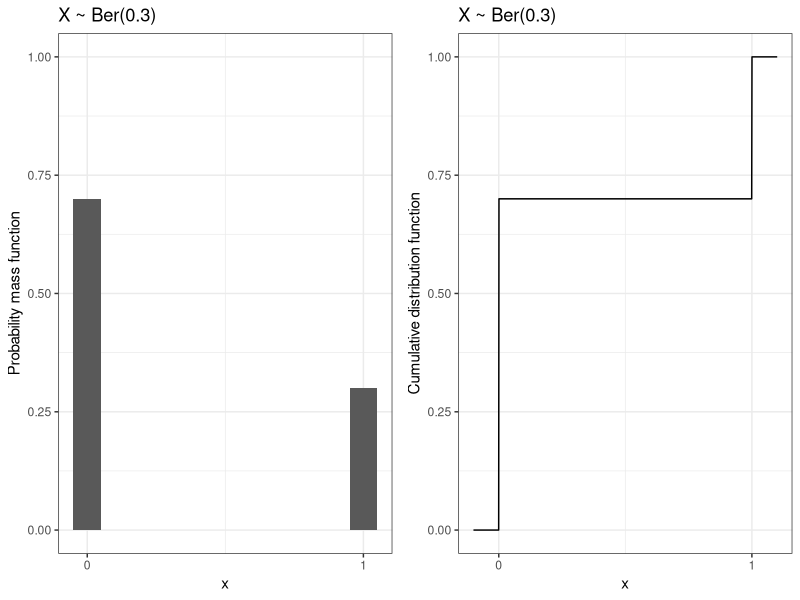
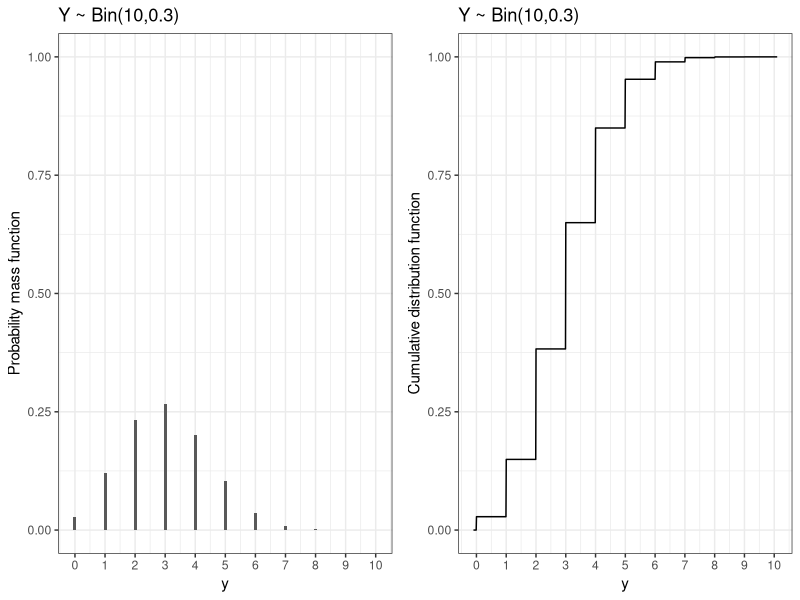
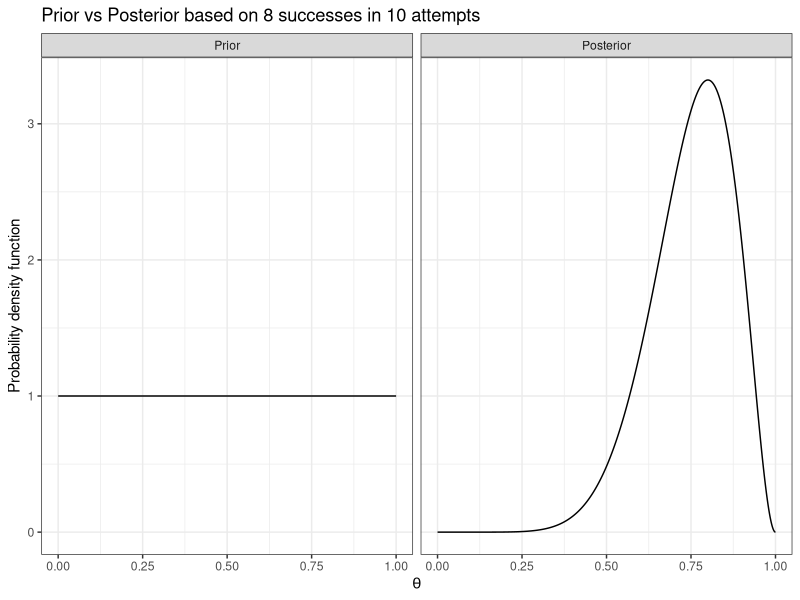
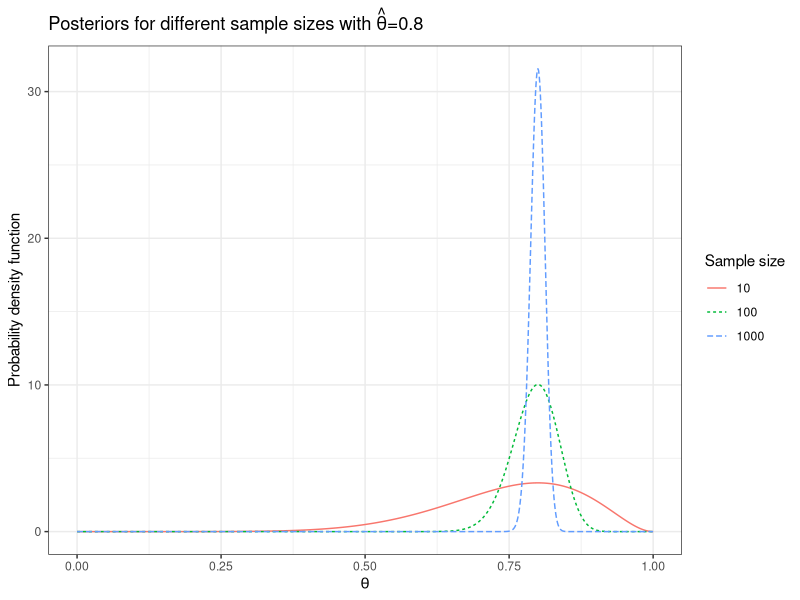
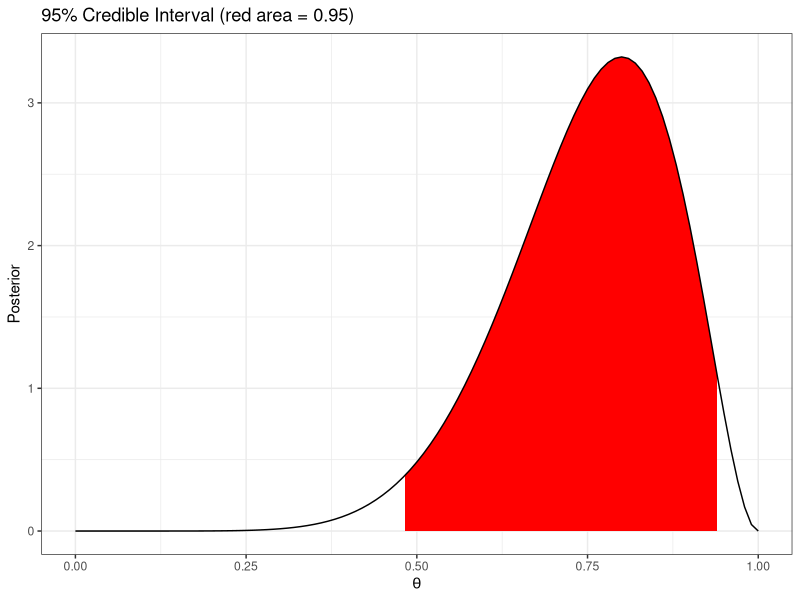
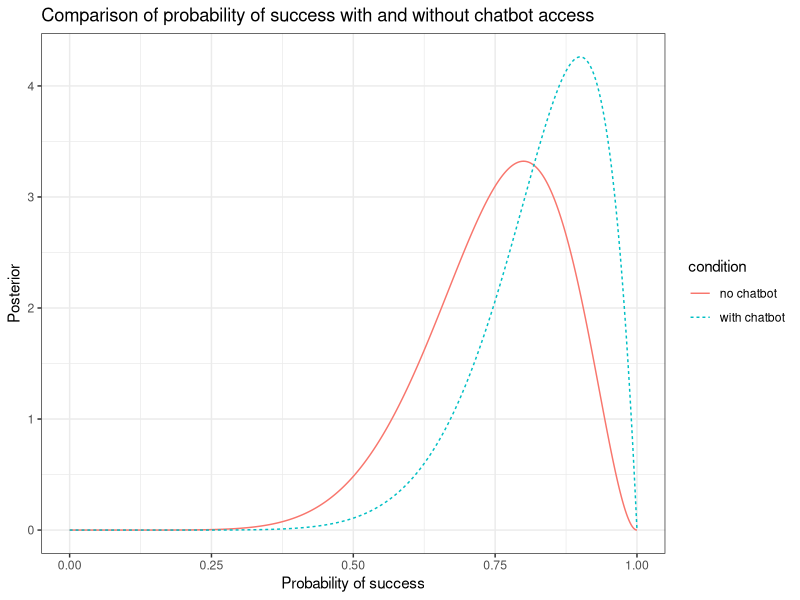
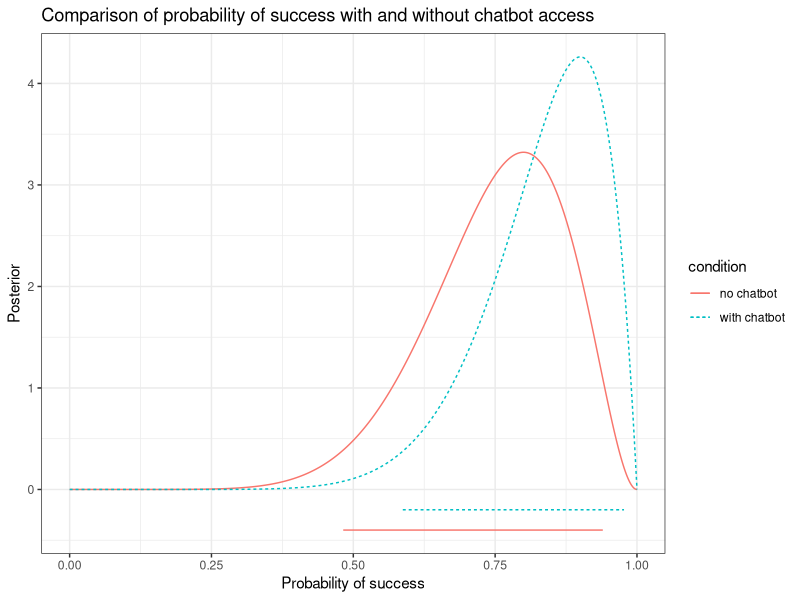

Source code (R) for these figures, in order:
## ----libraries, message=FALSE, warning=FALSE, cache=FALSE-------------------------------------------------------------
library("tidyverse"); theme_set(theme_bw())
library("gridExtra")


## ----set_seed, echo=FALSE---------------------------------------------------------------------------------------------
set.seed(20220119)


## ---------------------------------------------------------------------------------------------------------------------
p <- 0.3
d <- data.frame(x = c(0,1),
                pmf = c(1-p,p))

g1 <- ggplot(d, aes(x, pmf)) +
  geom_col(width=0.1) +
  scale_x_continuous(breaks = 0:1) +
  scale_y_continuous(limits = c(0,1)) +
  labs(title = "X ~ Ber(0.3)",
       y = "Probability mass function")

d <- data.frame(x = seq(-0.1, 1.1, length = 1001)) %>%
  mutate(cdf = pbinom(x, 1, p))

g2 <- ggplot(d, aes(x, cdf)) +
  geom_line() +
  scale_x_continuous(breaks = 0:1) +
  labs(title = "X ~ Ber(0.3)",
       y = "Cumulative distribution function")

grid.arrange(g1, g2, nrow = 1)


## ----echo=TRUE--------------------------------------------------------------------------------------------------------
n <- 10; p <- 1/6; y <- 2
dbinom(y, size = n, prob = p)


## ---------------------------------------------------------------------------------------------------------------------
n <- 10
p <- 0.3
d <- data.frame(y = 0:n) %>%
  mutate(pmf = dbinom(y, size = n, prob = p))

g1 <- ggplot(d, aes(y, pmf)) +
  geom_col(width=0.1) +
  scale_x_continuous(breaks = 0:n) +
  scale_y_continuous(limits = c(0,1)) +
  labs(title = "Y ~ Bin(10,0.3)",
       y = "Probability mass function")

d <- data.frame(y = seq(-0.1, n+0.1, length = 1001)) %>%
  mutate(cdf = pbinom(y, size = n, prob = p))

g2 <- ggplot(d, aes(y, cdf)) +
  geom_line() +
  scale_x_continuous(breaks = 0:n) +
  labs(title = "Y ~ Bin(10,0.3)",
       y = "Cumulative distribution function")

grid.arrange(g1, g2, nrow = 1)


## ----fig.height=2-----------------------------------------------------------------------------------------------------
n <- 10; y <- 8
d <- data.frame(x = seq(0, 1, length = 1001)) %>%
  mutate(Prior = dunif(x),
         Posterior = dbeta(x, 1+y, 1+n-y)) %>%
  pivot_longer(-x, names_to = "Belief", values_to = "density") %>%
  mutate(Belief = factor(Belief, levels = c("Prior","Posterior")))

ggplot(d, aes(x, density)) +
  facet_grid(.~Belief) +
  geom_line() +
  labs(x = expression(theta),
       y = "Probability density function",
       title = "Prior vs Posterior based on 8 successes in 10 attempts")


## ---------------------------------------------------------------------------------------------------------------------
create_posterior <- function(d) {
  data.frame(x = seq(0, 1, length=1001)) %>%
    mutate(density = dbeta(x, 1 + d$y, 1 + d$n - d$y))
}

d <- data.frame(y = c(8,80,800), n = c(10,100,1000)) %>%
  group_by(y,n) %>%
  do(create_posterior(.)) %>%
  mutate(n = factor(n)) %>%
  rename(`Sample size` = n)

ggplot(d, aes(x, density, color = `Sample size`, linetype = `Sample size`)) +
  geom_line() +
  labs(x = expression(theta),
       y = "Probability density function",
       title = expression(paste("Posteriors for different sample sizes with ",
                                hat(theta),"=0.8")))


## ---------------------------------------------------------------------------------------------------------------------
y <- 8
n <- 10
ggplot(data.frame(x = seq(0, 1, length=1001)), aes(x)) +
  stat_function(fun = dbeta, xlim = qbeta(c(0.025, 0.975), 1+y, 1+n-y),
                geom = "area" , fill = "red",
                args = list(shape1 = 1+y, shape2 = 1+n-y)) +
  stat_function(fun = dbeta,
                args = list(shape1 = 1+y, shape2 = 1+n-y)) +
  labs(x = expression(theta),
       y = "Posterior",
       title = "95% Credible Interval (red area = 0.95)")


## ----echo=TRUE--------------------------------------------------------------------------------------------------------
a <- 1 - 0.95 # for 95\% CIs

y <- 8; n <- 10
qbeta(c(a/2, 1-a/2), shape1 = 1+y, shape2 = 1+n-y)
y <- 80; n <- 100
qbeta(c(a/2, 1-a/2), shape1 = 1+y, shape2 = 1+n-y) %>% round(2)
y <- 800; n <- 1000
qbeta(c(a/2, 1-a/2), shape1 = 1+y, shape2 = 1+n-y) %>% round(2)


## ---------------------------------------------------------------------------------------------------------------------
d <- data.frame(y = c(8,9),
                n = c(10,10),
                condition = c("no chatbot","with chatbot")) %>%
  group_by(condition) %>%
  do(create_posterior(.))

g <- ggplot(d, aes(x, density, color = condition, linetype = condition)) +
  geom_line() +
  labs(x = "Probability of success",
       y = "Posterior",
       title = "Comparison of probability of success with and without chatbot access")

g


## ----echo=TRUE--------------------------------------------------------------------------------------------------------
a = 1-0.95

# no chatbot access
y <- 8
n <- 10
qbeta(c(a/2, 1-a/2), 1+y, 1+n-y) %>% round(2)

# with chatbot access
y <- 9
n <- 10
qbeta(c(a/2, 1-a/2), 1+y, 1+n-y) %>% round(2)


## ---------------------------------------------------------------------------------------------------------------------
y <- c(8,9)
n <- c(10,10)
g + geom_segment(data = data.frame(condition = c("no chatbot","with chatbot"),
                            y = c(-0.4, -0.2),
                            x = qbeta(.025, 1+y, 1+n-y),
                            xend = qbeta(.975, 1+y, 1+n-y)),
                 aes(x=x, y=y, yend=y, xend=xend))


## ----echo=TRUE--------------------------------------------------------------------------------------------------------
n_reps = 1e5 # some large number
theta_nochatbot   <- rbeta(n_reps, 1+8, 1+10-8)
theta_withchatbot <- rbeta(n_reps, 1+9, 1+10-9)
mean(theta_withchatbot > theta_nochatbot)
